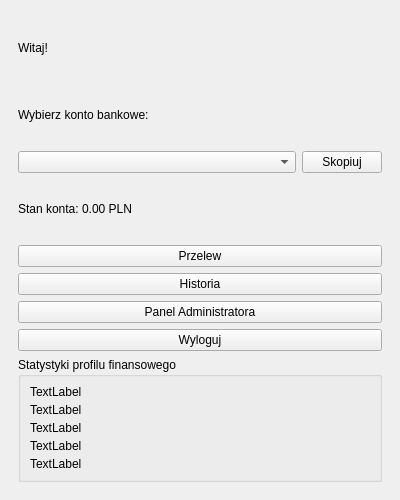
<?xml version="1.0" encoding="UTF-8"?>
<ui version="4.0">
 <class>BankApp</class>
 <widget class="QMainWindow" name="BankApp">
  <property name="geometry">
   <rect>
    <x>0</x>
    <y>0</y>
    <width>400</width>
    <height>500</height>
   </rect>
  </property>
  <property name="windowTitle">
   <string>System Bankowy z Wieloma Kontami</string>
  </property>
  <widget class="QWidget" name="centralwidget">
   <layout class="QVBoxLayout" name="verticalLayout">
    <item>
     <widget class="QStackedWidget" name="stackedWidget">
      <property name="currentIndex">
       <number>0</number>
      </property>
      <widget class="QWidget" name="dashboardPage">
       <layout class="QVBoxLayout" name="vbox2">
        <item>
         <widget class="QLabel" name="labelWelcome">
          <property name="text">
           <string>Witaj!</string>
          </property>
         </widget>
        </item>
        <item>
         <widget class="QLabel" name="labelSelectAcc">
          <property name="text">
           <string>Wybierz konto bankowe:</string>
          </property>
         </widget>
        </item>
        <item>
         <layout class="QHBoxLayout" name="horizontalLayout" stretch="3,0">
          <item>
           <widget class="QComboBox" name="comboAccounts"/>
          </item>
          <item>
           <widget class="QPushButton" name="btnCopyAccountNumber">
            <property name="text">
             <string>Skopiuj</string>
            </property>
           </widget>
          </item>
         </layout>
        </item>
        <item>
         <widget class="QLabel" name="labelBalance">
          <property name="text">
           <string>Stan konta: 0.00 PLN</string>
          </property>
         </widget>
        </item>
        <item>
         <widget class="QPushButton" name="btnOpenTransferDialog">
          <property name="text">
           <string>Przelew</string>
          </property>
         </widget>
        </item>
        <item>
         <widget class="QPushButton" name="btnOpenHistoryDialog">
          <property name="text">
           <string>Historia</string>
          </property>
         </widget>
        </item>
        <item>
         <widget class="QPushButton" name="btnOpenAdminPanel">
          <property name="text">
           <string>Panel Administratora</string>
          </property>
         </widget>
        </item>
        <item>
         <widget class="QPushButton" name="btnLogout">
          <property name="text">
           <string>Wyloguj</string>
          </property>
         </widget>
        </item>
        <item>
         <widget class="QGroupBox" name="groupStats">
          <property name="maximumSize">
           <size>
            <width>364</width>
            <height>125</height>
           </size>
          </property>
          <property name="title">
           <string>Statystyki profilu finansowego</string>
          </property>
          <layout class="QVBoxLayout" name="verticalLayout_2">
           <item>
            <widget class="QLabel" name="labelTotalSavings">
             <property name="text">
              <string>TextLabel</string>
             </property>
            </widget>
           </item>
           <item>
            <widget class="QLabel" name="labelMonthlyExpenses">
             <property name="maximumSize">
              <size>
               <width>340</width>
               <height>16</height>
              </size>
             </property>
             <property name="text">
              <string>TextLabel</string>
             </property>
            </widget>
           </item>
           <item>
            <widget class="QLabel" name="labelMonthlyIncomes">
             <property name="text">
              <string>TextLabel</string>
             </property>
            </widget>
           </item>
           <item>
            <widget class="QLabel" name="labelBiggestExpense">
             <property name="text">
              <string>TextLabel</string>
             </property>
            </widget>
           </item>
           <item>
            <widget class="QLabel" name="labelBiggestIncome">
             <property name="text">
              <string>TextLabel</string>
             </property>
            </widget>
           </item>
          </layout>
         </widget>
        </item>
       </layout>
      </widget>
     </widget>
    </item>
   </layout>
  </widget>
 </widget>
 <resources/>
 <connections/>
</ui>
